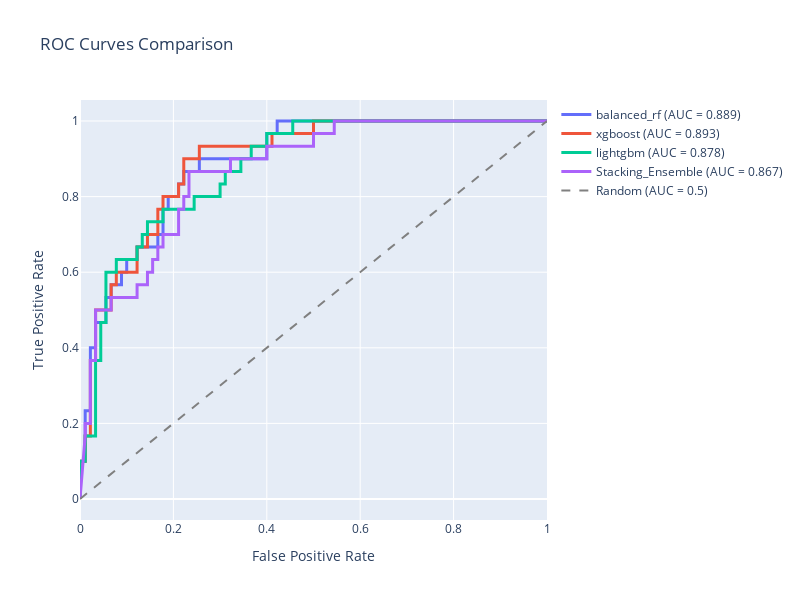

This figure's notebook cell:
### Markdown cell above
### Step 6: Comprehensive Model Evaluation

### Code cell
class ComprehensiveEvaluator:
    """
    Comprehensive model evaluation with multiple metrics and visualizations
    """
    
    def __init__(self):
        self.results = {}
        
    def calculate_metrics(self, y_true, y_pred, y_pred_proba=None):
        """Calculate comprehensive metrics"""
        from sklearn.metrics import (
            accuracy_score, precision_score, recall_score, f1_score,
            roc_auc_score, matthews_corrcoef, confusion_matrix,
            classification_report
        )
        
        metrics = {
            'accuracy': accuracy_score(y_true, y_pred),
            'precision': precision_score(y_true, y_pred),
            'recall': recall_score(y_true, y_pred),
            'f1': f1_score(y_true, y_pred),
            'mcc': matthews_corrcoef(y_true, y_pred)
        }
        
        if y_pred_proba is not None:
            metrics['auc'] = roc_auc_score(y_true, y_pred_proba)
            
        # Confusion matrix components
        tn, fp, fn, tp = confusion_matrix(y_true, y_pred).ravel()
        metrics.update({
            'sensitivity': tp / (tp + fn),
            'specificity': tn / (tn + fp),
            'tp': tp, 'tn': tn, 'fp': fp, 'fn': fn
        })
        
        return metrics
    
    def cross_validation_evaluation(self, model, X, y, cv_folds=5):
        """Comprehensive cross-validation evaluation"""
        cv = StratifiedKFold(n_splits=cv_folds, shuffle=True, random_state=42)
        
        cv_results = {
            'accuracy': [], 'precision': [], 'recall': [], 'f1': [],
            'auc': [], 'mcc': [], 'sensitivity': [], 'specificity': []
        }
        
        for train_idx, val_idx in cv.split(X, y):
            X_train_fold = X.iloc[train_idx]
            y_train_fold = y.iloc[train_idx]
            X_val_fold = X.iloc[val_idx]
            y_val_fold = y.iloc[val_idx]
            
            # Train and predict
            model_clone = clone(model)
            model_clone.fit(X_train_fold, y_train_fold)
            y_pred = model_clone.predict(X_val_fold)
            y_pred_proba = model_clone.predict_proba(X_val_fold)[:, 1]
            
            # Calculate metrics
            fold_metrics = self.calculate_metrics(y_val_fold, y_pred, y_pred_proba)
            
            for metric in cv_results:
                if metric in fold_metrics:
                    cv_results[metric].append(fold_metrics[metric])
        
        # Calculate means and stds
        cv_summary = {}
        for metric, values in cv_results.items():
            cv_summary[f'{metric}_mean'] = np.mean(values)
            cv_summary[f'{metric}_std'] = np.std(values)
            
        return cv_summary
    
    def evaluate_model(self, model, X_train, y_train, X_test, y_test, model_name):
        """Complete model evaluation"""
        print(f"Evaluating {model_name}...")
        
        # Cross-validation results
        cv_results = self.cross_validation_evaluation(model, X_train, y_train)
        
        # Train on full training set and test
        model.fit(X_train, y_train)
        y_pred_test = model.predict(X_test)
        y_pred_proba_test = model.predict_proba(X_test)[:, 1]
        
        # Test set metrics
        test_metrics = self.calculate_metrics(y_test, y_pred_test, y_pred_proba_test)
        
        # Store results
        self.results[model_name] = {
            'cv_results': cv_results,
            'test_metrics': test_metrics,
            'predictions': {
                'y_pred': y_pred_test,
                'y_pred_proba': y_pred_proba_test
            }
        }
        
        return cv_results, test_metrics
    
    def create_results_dataframe(self):
        """Create comprehensive results DataFrame"""
        data = []
        
        for model_name, result in self.results.items():
            row = {'Model': model_name}
            
            # Add CV results (only if they exist)
            if 'cv_results' in result:
                for metric, value in result['cv_results'].items():
                    row[f'CV_{metric}'] = value
            else:
                # Fill with NaN for missing CV results
                cv_metrics = ['accuracy_mean', 'accuracy_std', 'precision_mean', 'precision_std', 
                            'recall_mean', 'recall_std', 'f1_mean', 'f1_std', 'auc_mean', 'auc_std',
                            'mcc_mean', 'mcc_std', 'sensitivity_mean', 'sensitivity_std', 
                            'specificity_mean', 'specificity_std']
                for metric in cv_metrics:
                    row[f'CV_{metric}'] = np.nan
                
            # Add test results
            for metric, value in result['test_metrics'].items():
                if metric not in ['tp', 'tn', 'fp', 'fn']:
                    row[f'Test_{metric}'] = value
                    
            data.append(row)
            
        return pd.DataFrame(data)
    
    def plot_roc_curves(self, X_test, y_test):
        """Plot ROC curves for all models"""
        fig = go.Figure()
        
        for model_name, results in self.results.items():
            y_pred_proba = results['predictions']['y_pred_proba']
            
            from sklearn.metrics import roc_curve
            fpr, tpr, _ = roc_curve(y_test, y_pred_proba)
            auc_score = results['test_metrics']['auc']
            
            fig.add_trace(go.Scatter(
                x=fpr, y=tpr,
                mode='lines',
                name=f'{model_name} (AUC = {auc_score:.3f})',
                line=dict(width=3)
            ))
        
        # Add diagonal line
        fig.add_trace(go.Scatter(
            x=[0, 1], y=[0, 1],
            mode='lines',
            name='Random (AUC = 0.5)',
            line=dict(dash='dash', color='gray')
        ))
        
        fig.update_layout(
            title='ROC Curves Comparison',
            xaxis_title='False Positive Rate',
            yaxis_title='True Positive Rate',
            width=800, height=600
        )
        
        fig.show()
        
    def plot_feature_importance(self, model, feature_names, model_name, top_n=20):
        """Plot feature importance"""
        if hasattr(model, 'feature_importances_'):
            importances = model.feature_importances_
        elif hasattr(model, 'coef_'):
            importances = np.abs(model.coef_[0])
        else:
            print(f"Cannot extract feature importance for {model_name}")
            return
            
        feature_imp = pd.DataFrame({
            'feature': feature_names,
            'importance': importances
        }).sort_values('importance', ascending=False)
        
        top_features = feature_imp.head(top_n)
        
        fig = px.bar(
            top_features.iloc[::-1],  # Reverse for better visualization
            x='importance',
            y='feature',
            orientation='h',
            title=f'Top {top_n} Feature Importances - {model_name}'
        )
        
        fig.update_layout(height=600)
        fig.show()

# Evaluate individual models
evaluator = ComprehensiveEvaluator()

# Evaluate optimized models
for model_name, model in optimized_models.items():
    evaluator.evaluate_model(
        model, X_train_selected, Y_train, X_test_selected, Y_test, model_name
    )

# Evaluate ensemble
ensemble_pred = ensemble.predict_stacking(X_test_selected)
ensemble_pred_proba = ensemble.predict_proba_stacking(X_test_selected)[:, 1]

# Add ensemble results manually
ensemble_test_metrics = evaluator.calculate_metrics(Y_test, ensemble_pred, ensemble_pred_proba)

# # cross-validate ensemble
# cv_results = evaluator.cross_validation_evaluation(ensemble, X_train_selected, Y_train)

evaluator.results['Stacking_Ensemble'] = {
    # 'cv_results': cv_results,
    'test_metrics': ensemble_test_metrics,
    'predictions': {
        'y_pred': ensemble_pred,
        'y_pred_proba': ensemble_pred_proba
    }
}

# Create results summary
results_df = evaluator.create_results_dataframe()
print("\nModel Comparison Results:")
print(results_df.round(4))

# Plot ROC curves
evaluator.plot_roc_curves(X_test_selected, Y_test)

### Figure 1 — Plotly figure (JSON) as saved in the notebook; plotly's stock layout.template omitted (floating-point values rounded to 4 significant figures)
{"data": [{"line": {"width": 3}, "mode": "lines", "name": "balanced_rf (AUC = 0.889)", "type": "scatter", "x": [0.0, 0.0, 0.0, 0.01111, 0.01111, 0.02222, 0.02222, 0.03333, 0.03333, 0.05556, 0.05556, 0.06667, 0.06667, 0.08889, 0.08889, 0.1, 0.1, 0.1222, 0.1222, 0.1667, 0.1667, 0.1778, 0.1778, 0.1889, 0.1889, 0.2111, 0.2111, 0.2222, 0.2222, 0.2556, 0.2556, 0.4, 0.4, 0.4222, 0.4222, 1.0], "y": [0.0, 0.03333, 0.1, 0.1, 0.2333, 0.2333, 0.4, 0.4, 0.4667, 0.4667, 0.5333, 0.5333, 0.5667, 0.5667, 0.6, 0.6, 0.6333, 0.6333, 0.6667, 0.6667, 0.7, 0.7, 0.7667, 0.7667, 0.8, 0.8, 0.8333, 0.8333, 0.8667, 0.8667, 0.9, 0.9, 0.9667, 0.9667, 1.0, 1.0]}, {"line": {"width": 3}, "mode": "lines", "name": "xgboost (AUC = 0.893)", "type": "scatter", "x": [0.0, 0.0, 0.0, 0.01111, 0.01111, 0.02222, 0.02222, 0.03333, 0.03333, 0.03333, 0.03333, 0.06667, 0.06667, 0.07778, 0.07778, 0.1222, 0.1222, 0.1444, 0.1444, 0.1667, 0.1667, 0.1778, 0.1778, 0.2111, 0.2111, 0.2222, 0.2222, 0.2556, 0.2556, 0.4111, 0.4111, 0.5, 0.5, 1.0], "y": [0.0, 0.03333, 0.1, 0.1, 0.1667, 0.1667, 0.3667, 0.3667, 0.4, 0.4667, 0.5, 0.5, 0.5667, 0.5667, 0.6, 0.6, 0.6667, 0.6667, 0.7, 0.7, 0.7667, 0.7667, 0.8, 0.8, 0.8333, 0.8333, 0.9, 0.9, 0.9333, 0.9333, 0.9667, 0.9667, 1.0, 1.0]}, {"line": {"width": 3}, "mode": "lines", "name": "lightgbm (AUC = 0.878)", "type": "scatter", "x": [0.0, 0.0, 0.0, 0.01111, 0.01111, 0.03333, 0.03333, 0.04444, 0.04444, 0.05556, 0.05556, 0.05556, 0.05556, 0.07778, 0.07778, 0.1222, 0.1222, 0.1333, 0.1333, 0.1444, 0.1444, 0.1778, 0.1778, 0.2444, 0.2444, 0.3, 0.3, 0.3111, 0.3111, 0.3444, 0.3444, 0.3667, 0.3667, 0.4, 0.4, 0.4556, 0.4556, 1.0], "y": [0.0, 0.03333, 0.1, 0.1, 0.1667, 0.1667, 0.3667, 0.3667, 0.4667, 0.4667, 0.5, 0.5667, 0.6, 0.6, 0.6333, 0.6333, 0.6667, 0.6667, 0.7, 0.7, 0.7333, 0.7333, 0.7667, 0.7667, 0.8, 0.8, 0.8333, 0.8333, 0.8667, 0.8667, 0.9, 0.9, 0.9333, 0.9333, 0.9667, 0.9667, 1.0, 1.0]}, {"line": {"width": 3}, "mode": "lines", "name": "Stacking_Ensemble (AUC = 0.867)", "type": "scatter", "x": [0.0, 0.01111, 0.01111, 0.02222, 0.02222, 0.03333, 0.03333, 0.03333, 0.03333, 0.06667, 0.06667, 0.1222, 0.1222, 0.1444, 0.1444, 0.1556, 0.1556, 0.1667, 0.1667, 0.1778, 0.1778, 0.2111, 0.2111, 0.2222, 0.2222, 0.2333, 0.2333, 0.3222, 0.3222, 0.3444, 0.3667, 0.4, 0.4, 0.5, 0.5, 0.5444, 0.5444, 0.9222, 0.9444, 1.0], "y": [0.0, 0.1667, 0.2, 0.2, 0.3667, 0.3667, 0.4, 0.4667, 0.5, 0.5, 0.5333, 0.5333, 0.5667, 0.5667, 0.6, 0.6, 0.6333, 0.6333, 0.6667, 0.6667, 0.7, 0.7, 0.7667, 0.7667, 0.8, 0.8, 0.8667, 0.8667, 0.9, 0.9, 0.9, 0.9, 0.9333, 0.9333, 0.9667, 0.9667, 1.0, 1.0, 1.0, 1.0]}, {"line": {"color": "gray", "dash": "dash"}, "mode": "lines", "name": "Random (AUC = 0.5)", "type": "scatter", "x": [0, 1], "y": [0, 1]}], "layout": {"height": 600, "title": {"text": "ROC Curves Comparison"}, "width": 800, "xaxis": {"title": {"text": "False Positive Rate"}}, "yaxis": {"title": {"text": "True Positive Rate"}}}}
